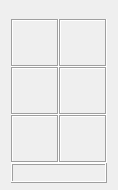
<?xml version="1.0" encoding="UTF-8"?>
<ui version="4.0">
 <class>AlbumChildWidget</class>
 <widget class="QWidget" name="AlbumChildWidget">
  <property name="geometry">
   <rect>
    <x>0</x>
    <y>0</y>
    <width>118</width>
    <height>190</height>
   </rect>
  </property>
  <property name="windowTitle">
   <string>Form</string>
  </property>
  <widget class="QLabel" name="templateLabel">
   <property name="geometry">
    <rect>
     <x>11</x>
     <y>19</y>
     <width>96</width>
     <height>144</height>
    </rect>
   </property>
   <property name="minimumSize">
    <size>
     <width>0</width>
     <height>0</height>
    </size>
   </property>
   <property name="maximumSize">
    <size>
     <width>16777215</width>
     <height>16777215</height>
    </size>
   </property>
   <property name="frameShape">
    <enum>QFrame::Box</enum>
   </property>
   <property name="frameShadow">
    <enum>QFrame::Sunken</enum>
   </property>
   <property name="alignment">
    <set>Qt::AlignCenter</set>
   </property>
  </widget>
  <widget class="QLabel" name="photoLabel2">
   <property name="geometry">
    <rect>
     <x>59</x>
     <y>19</y>
     <width>48</width>
     <height>48</height>
    </rect>
   </property>
   <property name="sizePolicy">
    <sizepolicy hsizetype="Preferred" vsizetype="Preferred">
     <horstretch>0</horstretch>
     <verstretch>0</verstretch>
    </sizepolicy>
   </property>
   <property name="minimumSize">
    <size>
     <width>48</width>
     <height>48</height>
    </size>
   </property>
   <property name="maximumSize">
    <size>
     <width>48</width>
     <height>48</height>
    </size>
   </property>
   <property name="frameShape">
    <enum>QFrame::Box</enum>
   </property>
   <property name="frameShadow">
    <enum>QFrame::Sunken</enum>
   </property>
   <property name="text">
    <string/>
   </property>
   <property name="alignment">
    <set>Qt::AlignCenter</set>
   </property>
  </widget>
  <widget class="QLabel" name="photoLabel4">
   <property name="geometry">
    <rect>
     <x>59</x>
     <y>67</y>
     <width>48</width>
     <height>48</height>
    </rect>
   </property>
   <property name="sizePolicy">
    <sizepolicy hsizetype="Preferred" vsizetype="Preferred">
     <horstretch>0</horstretch>
     <verstretch>0</verstretch>
    </sizepolicy>
   </property>
   <property name="minimumSize">
    <size>
     <width>48</width>
     <height>48</height>
    </size>
   </property>
   <property name="maximumSize">
    <size>
     <width>48</width>
     <height>48</height>
    </size>
   </property>
   <property name="frameShape">
    <enum>QFrame::Box</enum>
   </property>
   <property name="frameShadow">
    <enum>QFrame::Sunken</enum>
   </property>
   <property name="alignment">
    <set>Qt::AlignCenter</set>
   </property>
  </widget>
  <widget class="QLabel" name="indexLabel">
   <property name="geometry">
    <rect>
     <x>11</x>
     <y>2</y>
     <width>61</width>
     <height>16</height>
    </rect>
   </property>
   <property name="minimumSize">
    <size>
     <width>0</width>
     <height>0</height>
    </size>
   </property>
   <property name="maximumSize">
    <size>
     <width>16777215</width>
     <height>16777215</height>
    </size>
   </property>
   <property name="font">
    <font>
     <weight>75</weight>
     <bold>true</bold>
    </font>
   </property>
   <property name="frameShape">
    <enum>QFrame::NoFrame</enum>
   </property>
   <property name="text">
    <string/>
   </property>
  </widget>
  <widget class="QLabel" name="photoLabel5">
   <property name="geometry">
    <rect>
     <x>11</x>
     <y>115</y>
     <width>48</width>
     <height>48</height>
    </rect>
   </property>
   <property name="sizePolicy">
    <sizepolicy hsizetype="Preferred" vsizetype="Preferred">
     <horstretch>0</horstretch>
     <verstretch>0</verstretch>
    </sizepolicy>
   </property>
   <property name="minimumSize">
    <size>
     <width>48</width>
     <height>48</height>
    </size>
   </property>
   <property name="maximumSize">
    <size>
     <width>48</width>
     <height>48</height>
    </size>
   </property>
   <property name="frameShape">
    <enum>QFrame::Box</enum>
   </property>
   <property name="frameShadow">
    <enum>QFrame::Sunken</enum>
   </property>
   <property name="alignment">
    <set>Qt::AlignCenter</set>
   </property>
  </widget>
  <widget class="QLabel" name="photoLabel1">
   <property name="geometry">
    <rect>
     <x>11</x>
     <y>19</y>
     <width>48</width>
     <height>48</height>
    </rect>
   </property>
   <property name="sizePolicy">
    <sizepolicy hsizetype="Preferred" vsizetype="Preferred">
     <horstretch>0</horstretch>
     <verstretch>0</verstretch>
    </sizepolicy>
   </property>
   <property name="minimumSize">
    <size>
     <width>48</width>
     <height>48</height>
    </size>
   </property>
   <property name="maximumSize">
    <size>
     <width>48</width>
     <height>48</height>
    </size>
   </property>
   <property name="frameShape">
    <enum>QFrame::Box</enum>
   </property>
   <property name="frameShadow">
    <enum>QFrame::Sunken</enum>
   </property>
   <property name="text">
    <string/>
   </property>
   <property name="alignment">
    <set>Qt::AlignCenter</set>
   </property>
  </widget>
  <widget class="QLabel" name="photoLabel3">
   <property name="geometry">
    <rect>
     <x>11</x>
     <y>67</y>
     <width>48</width>
     <height>48</height>
    </rect>
   </property>
   <property name="sizePolicy">
    <sizepolicy hsizetype="Preferred" vsizetype="Preferred">
     <horstretch>0</horstretch>
     <verstretch>0</verstretch>
    </sizepolicy>
   </property>
   <property name="minimumSize">
    <size>
     <width>48</width>
     <height>48</height>
    </size>
   </property>
   <property name="maximumSize">
    <size>
     <width>48</width>
     <height>48</height>
    </size>
   </property>
   <property name="frameShape">
    <enum>QFrame::Box</enum>
   </property>
   <property name="frameShadow">
    <enum>QFrame::Sunken</enum>
   </property>
   <property name="alignment">
    <set>Qt::AlignCenter</set>
   </property>
  </widget>
  <widget class="QLabel" name="photoLabel6">
   <property name="geometry">
    <rect>
     <x>59</x>
     <y>115</y>
     <width>48</width>
     <height>48</height>
    </rect>
   </property>
   <property name="sizePolicy">
    <sizepolicy hsizetype="Preferred" vsizetype="Preferred">
     <horstretch>0</horstretch>
     <verstretch>0</verstretch>
    </sizepolicy>
   </property>
   <property name="minimumSize">
    <size>
     <width>48</width>
     <height>48</height>
    </size>
   </property>
   <property name="maximumSize">
    <size>
     <width>48</width>
     <height>48</height>
    </size>
   </property>
   <property name="frameShape">
    <enum>QFrame::Box</enum>
   </property>
   <property name="frameShadow">
    <enum>QFrame::Sunken</enum>
   </property>
   <property name="alignment">
    <set>Qt::AlignCenter</set>
   </property>
  </widget>
  <widget class="QFrame" name="bannerFrame">
   <property name="geometry">
    <rect>
     <x>11</x>
     <y>163</y>
     <width>96</width>
     <height>20</height>
    </rect>
   </property>
   <property name="sizePolicy">
    <sizepolicy hsizetype="Preferred" vsizetype="Preferred">
     <horstretch>0</horstretch>
     <verstretch>0</verstretch>
    </sizepolicy>
   </property>
   <property name="minimumSize">
    <size>
     <width>0</width>
     <height>0</height>
    </size>
   </property>
   <property name="maximumSize">
    <size>
     <width>16777215</width>
     <height>21</height>
    </size>
   </property>
   <property name="frameShape">
    <enum>QFrame::Box</enum>
   </property>
   <property name="frameShadow">
    <enum>QFrame::Raised</enum>
   </property>
   <widget class="QWidget" name="horizontalLayoutWidget">
    <property name="geometry">
     <rect>
      <x>1</x>
      <y>2</y>
      <width>71</width>
      <height>16</height>
     </rect>
    </property>
    <layout class="QHBoxLayout" name="innerHorizontalLayout">
     <property name="spacing">
      <number>0</number>
     </property>
    </layout>
   </widget>
   <widget class="QLabel" name="usageLabel">
    <property name="geometry">
     <rect>
      <x>73</x>
      <y>2</y>
      <width>21</width>
      <height>16</height>
     </rect>
    </property>
    <property name="text">
     <string/>
    </property>
   </widget>
  </widget>
 </widget>
 <resources/>
 <connections/>
</ui>
